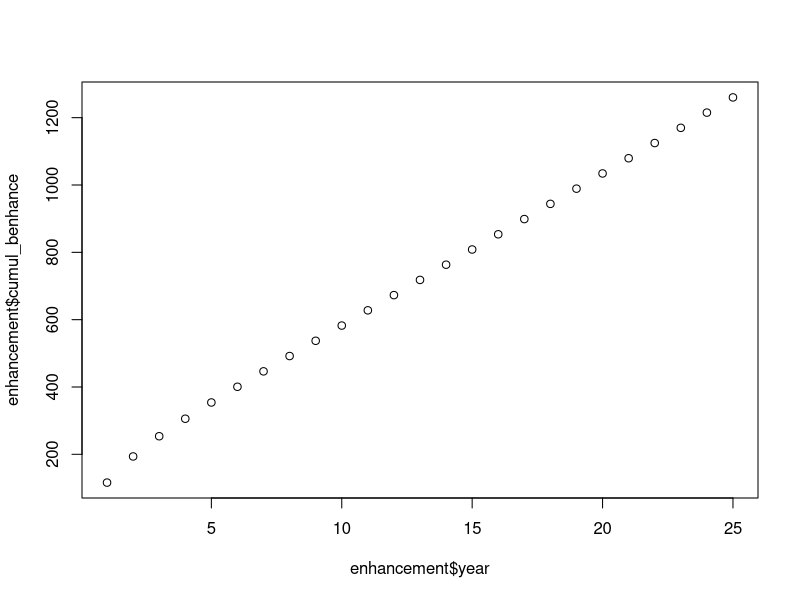

Recreate this plot in R.
# model biomass enhanced by restored reefs based on juvenile abundance
# CABuelow

# set up some initial parameters (all are spp specific)

dpost <- 0.415 # juveniles per hectare post restoration
dpre <- 0 # juveniles per hectare pre restoration
m <- 0.78 # annual mortality rate
t_max <- 7 # maximum age
t_0 <- -1.1 # theoretical age when length is 0
t_harv <- 1 # age of recruitment to fishery
l_asym <- 22 # asymptotic size (length in cm)
Ks <- 0.33 # Brody growth coef 
a <- 0.0316 # intercept of length-weight relationship
b <- 3.03 # slope of length-weight relationship
area_restor <- 1 # area restored in hectares
years <- 25 # number of years since restoration

# set up as a dataframe

dat <- data.frame(species = 'Snapper', dpost = dpost, dpre = dpre,
                 m = m, t_max = t_max, t_0 = t_0, t_harv = t_harv,
                 l_asym = l_asym, Ks = Ks, a = a, b = b)
#write.csv(dat, 'data/template-df.csv', row.names = F)

# function to return a dataframe of densities, lengths and weights in each year

mod_enhance <- function(spp, dpost, dpre, m, t_max, t_0, t_harv, l_asym, Ks, a, b, area_restor, years){
  df <- data.frame(species = NA, year = NA, denhance = NA, length = NA, weight = NA, weight_i = NA, benhance = NA, cumul_benhance = NA)
  for(i in 1:years){
  df[i,1] <- spp # spp
  df[i,2] <- i # year
  df[i,3] <- (dpost-dpre)*exp(-m*(i-0.5)) # estimate biomass enhancement
  df[i,4] <- l_asym*(1-exp(-Ks*(i-t_0))) # estimate length using von bert eqn
  df[i,5] <- a*df[i,4]^b # convert length to weight
  df[i,6] <- if(i>1){df[i,5]-df[i-1,5]}else(0) # get the difference in weight for each time interval (i.e. year)
  }
  for(i in t_harv:years){
  df[i,7] <- df[t_harv, 'weight'] + (sum(df[t_harv:t_max, 'weight_i'], na.rm = T))*df[i,3]*area_restor
  df[i,8] <- if(i>t_harv){df[i-1,8]+df[i,7]}else(df[i,7]) 
  }
  return(df)
}

# run the model

enhancement <- mod_enhance(dat$species, dat$dpost, dat$dpre, dat$m, dat$t_max, dat$t_0, 
           dat$t_harv, dat$l_asym, dat$Ks, dat$a, dat$b, 
           area_restor = area_restor, years = years)

# have a look 

head(enhancement)
plot(x = enhancement$year, y = enhancement$cumul_benhance)

#TODO - will need an estimate of variance around cumul_benhance
